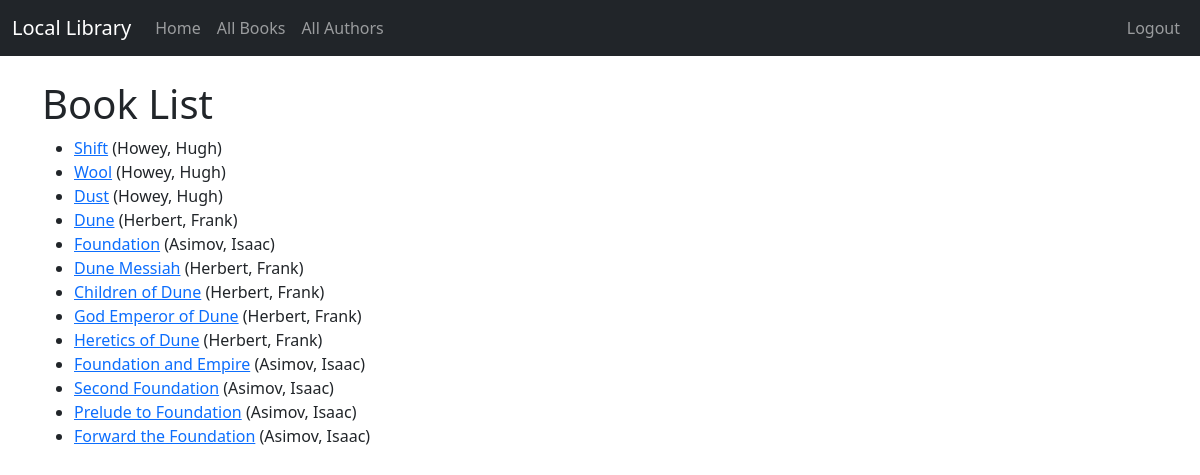
Page /book_list/ (signed in) on the committed database.
### catalog/models.py (models this page shows, shortened)
class Book(models.Model):
    title = models.CharField(max_length=200)
    author = models.ForeignKey('Author', on_delete=models.RESTRICT, null=True)
    summary = models.TextField(max_length=1000, help_text='Enter a brief description of the book')
    isbn = models.CharField('ISBN', max_length=13, unique=True,
                            help_text='13 Character <a href="https://www.isbn-international.org / content / what - '
                                      'isbn">ISBN number</a>')
    genre = models.ManyToManyField(Genre, help_text='Select a genre for this book')
    def get_absolute_url(self):
        return reverse('book_detail', args=[str(self.id)])

class Author(models.Model):
    first_name = models.CharField(max_length=100)
    last_name = models.CharField(max_length=100)
    date_of_birth = models.DateField(null=True, blank=True)
    date_of_death = models.DateField('Died', null=True, blank=True)
    class Meta:
        ordering = ['last_name', 'first_name']
    def __str__(self):
        return f'{self.last_name}, {self.first_name}'

### catalog/views.py (the view)
# urls.py: path('book_list/', views.BookListView.as_view(), name='book_list'),
class BookListView(LoginRequiredMixin, generic.ListView):
    model = Book

### catalog/templates/catalog/book_list.html
{% extends "base.html" %}
{% block content %}
    <h1>Book List</h1>
    {% if book_list %}
        <ul>
            {% for book in book_list %}
                <li>
                    <a href="{{ book.get_absolute_url }}">{{ book.title }}</a>
                    ({{ book.author }})
                </li>
            {% endfor %}
        </ul>
    {% else %}
        <p>There are no books in the library.</p>
    {% endif %}
{% endblock %}

### catalog/templates/base.html (shortened to what this page needs)
{% load static %}
<!doctype html>
<html lang="en">
<head>
    <link href="https://cdn.jsdelivr.net/npm/bootstrap@5.3.0-alpha1/dist/css/bootstrap.min.css" rel="stylesheet"
          integrity="sha384-
GLhlTQ8iRABdZLl6O3oVMWSktQOp6b7In1Zl3/Jr59b6EGGoI1aFkw7cmDA6j6gD"
>
</head>
<body>
<nav class="navbar navbar-expand-lg navbar-dark bg-dark">
    <div class="container-fluid">
        <a class="navbar-brand" href="{% url 'index' %}">Local Library</a>
        <div class="collapse navbar-collapse" id="navbarSupportedContent">
            <ul class="navbar-nav me-auto mb-2 mb-lg-0">
                <li class="nav-item">
                    <a class="nav-link" href="{% url 'index' %}">Home</a>
                </li>
                <li class="nav-item">
                    <a class="nav-link" href="{% url 'book_list' %}">All Books</a>
                </li>
                <li class="nav-item">
                    <a class="nav-link" href="{% url 'author_list' %}">All Authors</a>
                </li>
            </ul>
        </div>
        <ul class="nav navbar-nav ml-auto">
            {% if user.is_authenticated %}
                <li><a class="nav-link" href="{% url 'logout' %}">Logout</a>
                </li>
            {% else %}
                <li><a class="nav-link" href="{% url 'login' %}"><span
                        class="glyphicon glyphicon-log-in"></span>Login</a>
                </li>
            {% endif %}
        </ul>
    </div>
</nav>
<div class="container">
    <br/>
    {% block content %}
    {% endblock %}
</div>
</body>
</html>

### rows in the picture
Book: title "Shift", author "Howey, Hugh"
Book: title "Wool", author "Howey, Hugh"
Book: title "Dust", author "Howey, Hugh"
Book: title "Dune", author "Herbert, Frank"
Book: title "Foundation", author "Asimov, Isaac"
Book: title "Dune Messiah", author "Herbert, Frank"
Book: title "Children of Dune", author "Herbert, Frank"
Book: title "God Emperor of Dune", author "Herbert, Frank"
Book: title "Heretics of Dune", author "Herbert, Frank"
Book: title "Foundation and Empire", author "Asimov, Isaac"
Book: title "Second Foundation", author "Asimov, Isaac"
Book: title "Prelude to Foundation", author "Asimov, Isaac"
Book: title "Forward the Foundation", author "Asimov, Isaac"
